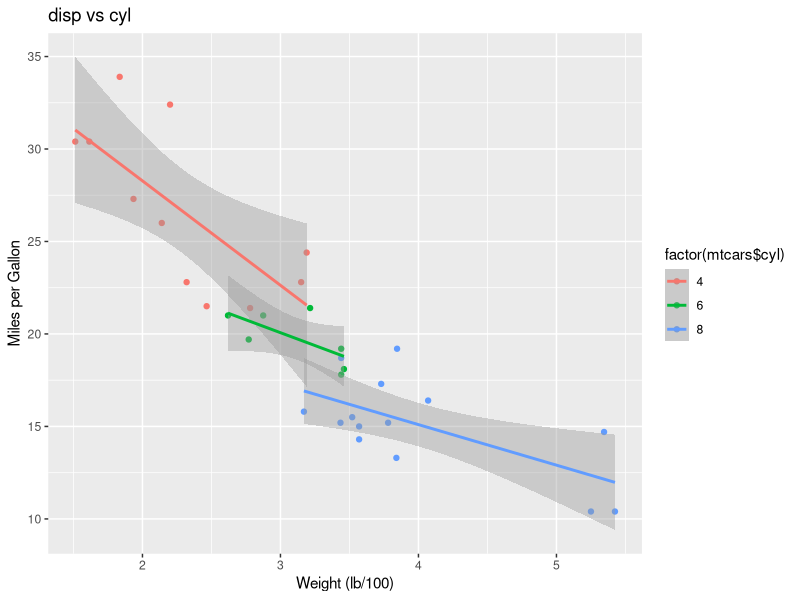

Reproduce this figure in R.
## ---- chunk 1
head(mtcars)
## ---- chunk 2
require(ggplot2)
ggplot(mtcars, aes(x=mtcars$wt, y=mtcars$mpg, colour=factor(mtcars$cyl)))+geom_point() +  geom_smooth(method=lm) +  ggtitle("disp vs cyl") +  xlab("Weight (lb/100)")+  ylab("Miles per Gallon")
